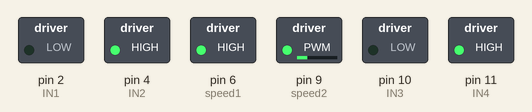
Simulated run of this sketch. Board: Arduino Uno, built with avr-gcc and run on an emulated ATmega328P. Parts: switched loads named in the sketch (green lamp = pin HIGH). Random numbers use the default seed unless the sketch sets one.

Above: at 0.05 s.
At 6.0 s:
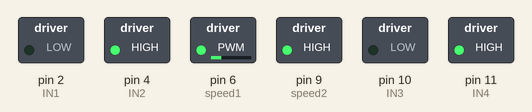
Timing chart, 0 to 6.9 s (numbered marks = the images above):
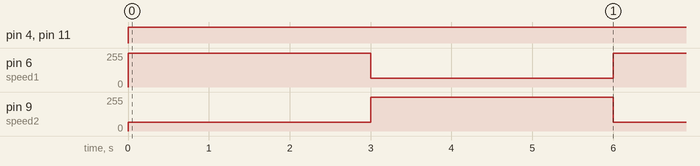

Measured:
- by itself, pin 4 (IN2), pin 11 (IN4): LOW → HIGH at 0.00 s
- by itself, pin 6 (speed1), pin 9 (speed2): alternates 255/255 for 3.0 s and 64/255 for 3.0 s

The sketch:

Controls_Testing.ino
```cpp
#include <HCSR04.h>

int echoPin = 13;
int trigPin = 12;

int randSeed = A0;


int speed1 = 6;
int IN1 = 2;
int IN2 = 4;

int speed2 = 9;
int IN3 = 10;
int IN4 = 11;

int mSpeed = 100; // DO NOT GO ABOVE 200 WITHOUT VOLTAGE REGULATOR

void setup() {
  Serial.begin(9600);

  pinMode(trigPin, OUTPUT);
  pinMode(echoPin, INPUT);

  pinMode(IN1, OUTPUT);
  pinMode(IN2, OUTPUT);
  pinMode(speed1, OUTPUT);
  pinMode(IN3, OUTPUT);
  pinMode(IN4, OUTPUT);
  pinMode(speed2, OUTPUT);

  randomSeed(analogRead(randSeed));
}

/* Truth Table

    IN3 IN4
    IN1 IN2 Direction
    1   0   Reverse
    0   1   Forward
    1   1   Stop
    0   0   Stop

*/

void loop() {

//  for (int i = 0; i < 260; i+=10)
//  {
//    driveForward(i,i);
//    delay(2000);
//  }
  driveForward(255, 64);
  delay(3000);
  driveForward(64, 255);
  delay(3000);
}


float measureDistance(int trigPin, int echoPin) {
  digitalWrite(trigPin, LOW);
  delayMicroseconds(10);
  digitalWrite(trigPin, HIGH);
  delayMicroseconds(10);
  digitalWrite(trigPin, LOW);
  int pingTravelTime = pulseIn(echoPin, HIGH);
  delay(25);

  float pingTravelDistance = (pingTravelTime * 765.*5280.*12) / (3600.*1000000);
  float distanceToTarget = pingTravelDistance / 2;

  return distanceToTarget;
}

void driveForward(int speedOne, int speedTwo) {
  digitalWrite(IN1, LOW);
  digitalWrite(IN2, HIGH);
  analogWrite(speed1, speedOne);

  digitalWrite(IN3, LOW);
  digitalWrite(IN4, HIGH);
  analogWrite(speed2, speedTwo);
}

void driveBackwards() {
  digitalWrite(IN1, HIGH);
  digitalWrite(IN2, LOW);
  analogWrite(speed1, mSpeed);

  digitalWrite(IN3, HIGH);
  digitalWrite(IN4, LOW);
  analogWrite(speed2, mSpeed);
}

void turnLeft() {
  // Right Wheel
  digitalWrite(IN1, LOW);
  digitalWrite(IN2, HIGH);
  analogWrite(speed1, mSpeed);
  // Left Wheel
  digitalWrite(IN3, HIGH);
  digitalWrite(IN4, LOW);
  analogWrite(speed2, mSpeed);
}

void turnRight() {
  // Right Wheel
  digitalWrite(IN1, HIGH);
  digitalWrite(IN2, LOW);
  analogWrite(speed1, mSpeed);
  // Left Wheel
  digitalWrite(IN3, LOW);
  digitalWrite(IN4, HIGH);
  analogWrite(speed2, mSpeed);
}

void stop() {
  digitalWrite(IN1, LOW);
  digitalWrite(IN2, LOW);
  analogWrite(speed1, mSpeed);

  digitalWrite(IN3, LOW);
  digitalWrite(IN4, LOW);
  analogWrite(speed2, mSpeed);
}

void avoidObstacle() {
  int choice = random(0, 2);
  stop();
  delay(1000);
  while (measureDistance(trigPin, echoPin) < 10) {
    driveBackwards();
    Serial.println(measureDistance(trigPin, echoPin));
  }
  stop();
  delay(1000);
  int dt = 4000;
  if (choice) {
    turnLeft();
    delay(dt);
    driveForward(mSpeed, mSpeed);
    delay(1000);
  }
  else {
    turnRight();
    delay(dt);
    driveForward(mSpeed, mSpeed);
    delay(1000);
  }
}
```
